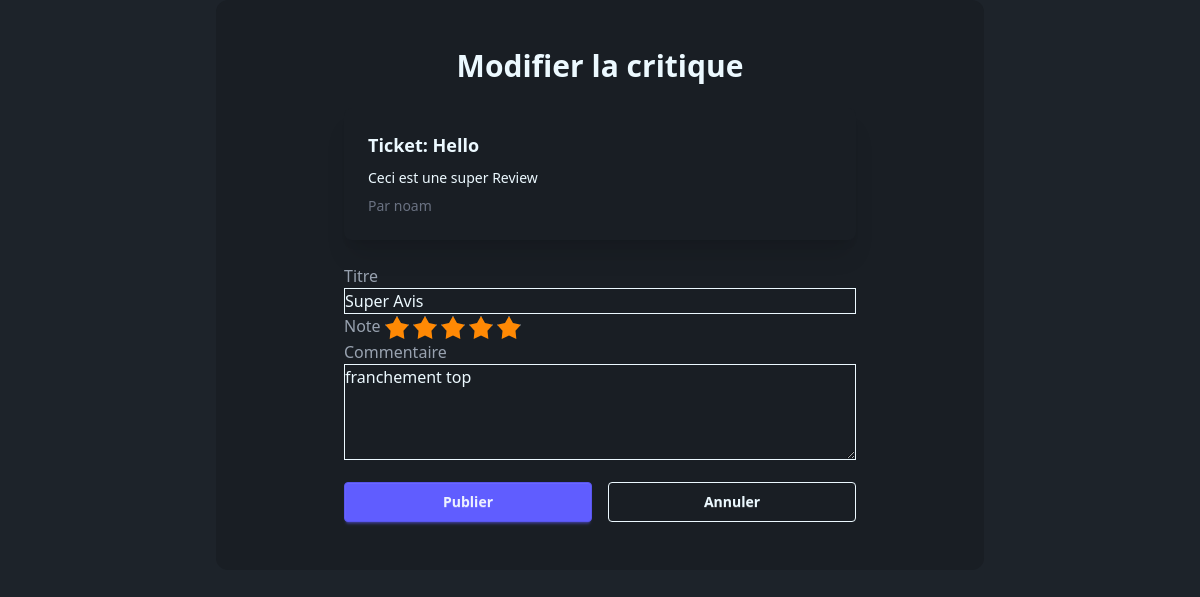
The app's page /reviews/review/1/edit/ (signed in) with its own data.
### reviews/models.py (models this page shows)
class Ticket(models.Model):
    title = models.CharField(max_length=128)
    description = models.TextField(max_length=2048, blank=True)
    user = models.ForeignKey(to=settings.AUTH_USER_MODEL, on_delete=models.CASCADE)
    time_created = models.DateTimeField(auto_now_add=True)

class Review(models.Model):
    ticket = models.ForeignKey(to=Ticket, on_delete=models.CASCADE)
    rating = models.PositiveSmallIntegerField(
        validators=[MinValueValidator(0), MaxValueValidator(5)]
    )
    headline = models.CharField(max_length=128)
    body = models.CharField(max_length=8192, blank=True)
    user = models.ForeignKey(to=settings.AUTH_USER_MODEL, on_delete=models.CASCADE)
    time_created = models.DateTimeField(auto_now_add=True)

### authentication/models.py (models this page shows)
class User(AbstractUser):
    pass

### reviews/views.py (the view)
# urls.py: path('review/<int:review_id>/edit/', views.update_review, name='update_review'),
@login_required
def update_review(request, review_id):
    review = get_object_or_404(Review, id=review_id)
    if review.user != request.user:
        return HttpResponseForbidden(
            "Vous n'êtes pas autorisé à modifier cette critique."
        )
    if request.method == "POST":
        form = ReviewForm(request.POST, instance=review)
        if form.is_valid():
            form.save()
            return redirect("home")
    else:
        form = ReviewForm(instance=review)
    return render(
        request,
        "reviews/review_form.html",
        {"form": form, "ticket": review.ticket, "title": "Modifier la critique"},
    )

### reviews/forms.py
class ReviewForm(forms.ModelForm):
    class Meta:
        model = Review
        fields = ['headline', 'rating', 'body']
        labels = {
            'headline': 'Titre',
            'rating': 'Note',
            'body': 'Commentaire',
        }
        widgets = {
            'rating': forms.RadioSelect(choices=[(i, str(i)) for i in range(1, 6)]),
            'body': forms.Textarea(attrs={'rows': 4}),
        }

### reviews/templates/reviews/review_form.html (shortened to what this page needs)
{% extends "base.html" %}
{% block content %}
<div class="flex flex-col items-center justify-center w-full p-6">
    <h2 class="text-3xl font-bold mb-6 text-center">{{ title }}</h2>
    <div class="card w-full max-w-lg bg-base-200 shadow-xl mb-6">
        <div class="card-body">
            <h3 class="card-title">Ticket: {{ ticket.title }}</h3>
            <p>{{ ticket.description }}</p>
            <p class="text-sm text-gray-500">Par {{ ticket.user.username }}</p>
        </div>
    </div>
    <form method="post" class="form-control w-full max-w-lg gap-4">
        {% for field in form %}
        <div>
            <label class="label">
                <span class="label-text">{{ field.label }}</span>
            </label>
            {% if field.name == 'rating' %}
                <div class="rating gap-1">
                    {% for radio in field %}
                        <input type="radio" name="{{ field.name }}" value="{{ radio.data.value }}" class="mask mask-star-2 bg-orange-400" {% if radio.data.selected %}checked{% endif %} />
                    {% endfor %}
                </div>
            {% else %}
                <div class="[&>input]:input [&>input]:input-bordered [&>input]:w-full [&>textarea]:textarea [&>textarea]:textarea-bordered [&>textarea]:w-full [&>textarea]:h-24">
                    {{ field }}
                </div>
            {% endif %}
        </div>
        {% endfor %}
        <div class="flex gap-4 mt-4">
            <button type="submit" class="btn btn-primary flex-1">Publier</button>
            <a href="{% url 'home' %}" class="btn btn-outline flex-1">Annuler</a>
        </div>
    </form>
</div>
{% endblock %}

### records on screen
Ticket: title "Hello", description "Ceci est une super Review", user.username "noam"
Review: form "Super Avis" "franchement top"

### other values on screen
{{ title }} "Modifier la critique"
{{ field.label }} "Titre" "Note" "Commentaire"
